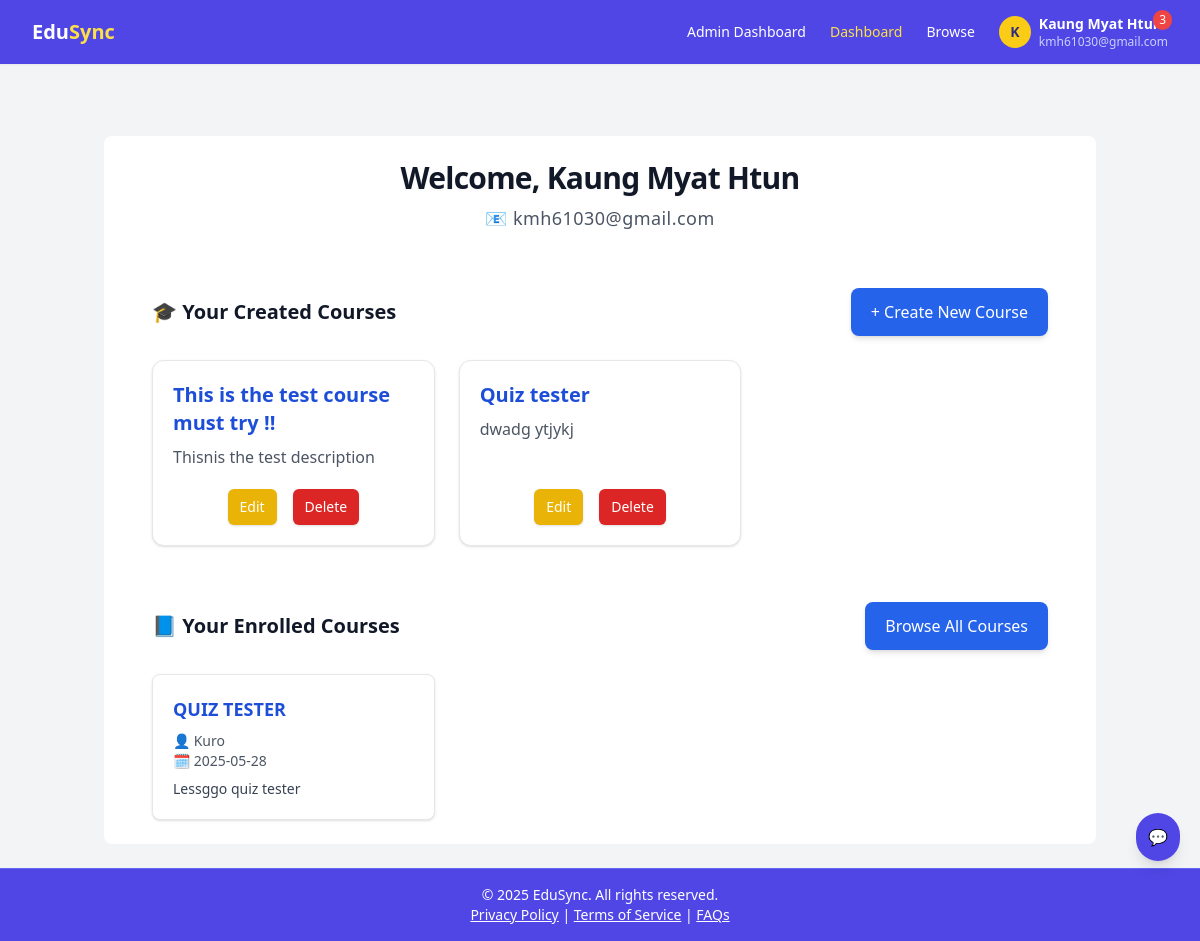
The app's page /dashboard/ (signed in), older data.
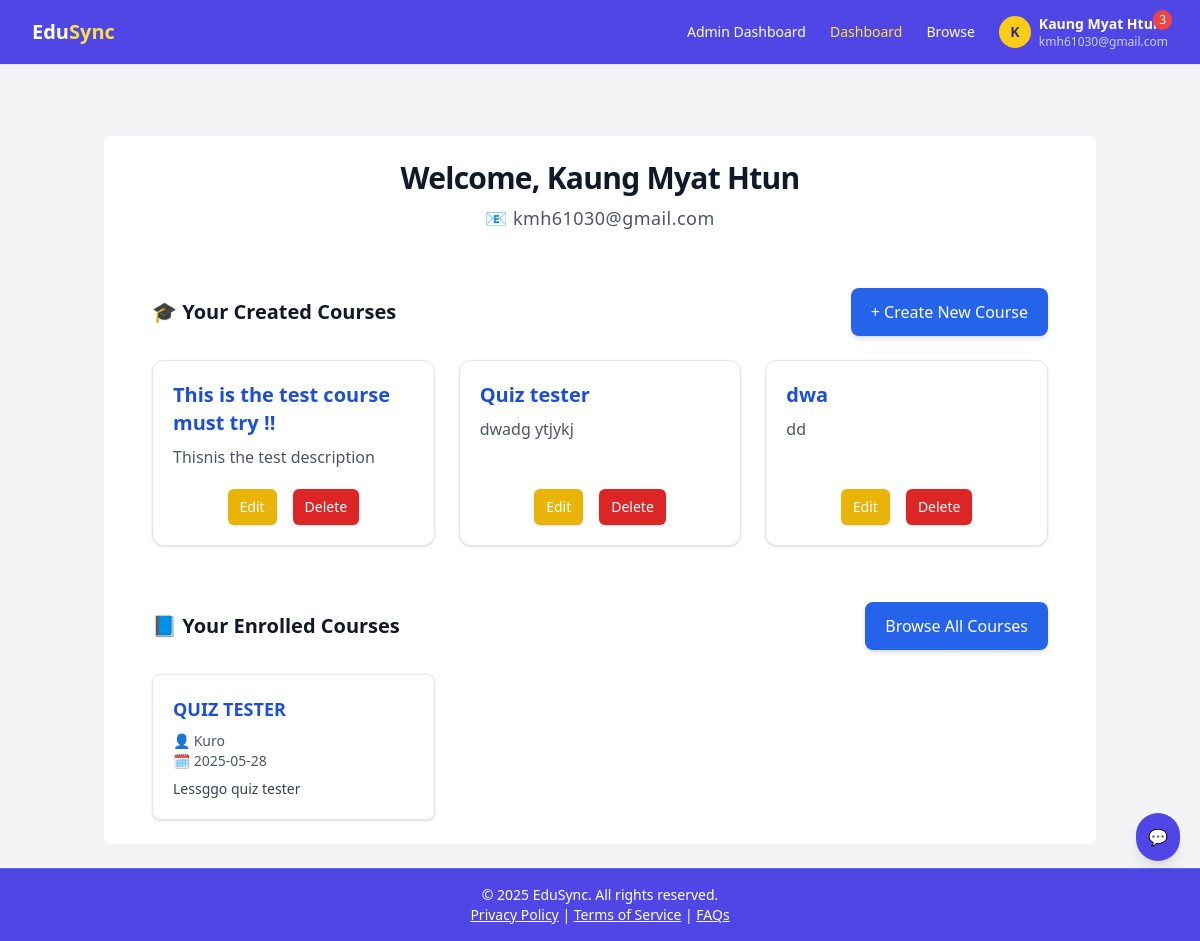
The same page, newer data.
### accounts/models.py (models this page shows, shortened)
class CustomUser(AbstractBaseUser, PermissionsMixin):
    email = models.EmailField(unique=True)
    full_name = models.CharField(max_length=255)
    profile_picture = models.ImageField(upload_to='profile_pictures/', blank=True, null=True)
    is_staff = models.BooleanField(default=False)
    is_active = models.BooleanField(default=True)
    date_joined = models.DateTimeField(default=timezone.now)
    timeout_until = models.DateTimeField(null=True, blank=True)
    is_email_verified = models.BooleanField(default=False)
    verification_sent_at = models.DateTimeField(null=True, blank=True)
    objects = CustomUserManager()
    USERNAME_FIELD = 'email'
    REQUIRED_FIELDS = ['full_name']

### courses/models.py (models this page shows, shortened)
class Course(models.Model):
    title = models.CharField(max_length=200)
    description = MarkdownxField()
    instructor = models.ForeignKey(settings.AUTH_USER_MODEL, on_delete=models.PROTECT, related_name='created_courses')
    created_at = models.DateTimeField(auto_now_add=True)
    enrolled_users = models.ManyToManyField(
        settings.AUTH_USER_MODEL,
        related_name='enrolled_courses',
        blank=True
    )
    is_approved = models.BooleanField(default=True)

### accounts/views.py (the view, shortened to what this page needs)
# urls.py: path('dashboard/', views.dashboard_view, name='dashboard'),
@login_required
def dashboard_view(request):
    user = request.user
    created_courses = Course.objects.filter(instructor=user).prefetch_related('enrolled_users', 'modules__lessons')
    enrolled_courses = user.enrolled_courses.exclude(instructor=user)
    unread_notifications_count = request.user.notifications.filter(is_read=False).count()
    course_data = []
    for course in created_courses:
        students = course.enrolled_users.all()
        lesson_ids = []
        for module in course.modules.all():
            lesson_ids.extend(module.lessons.values_list('id', flat=True))
        student_progress = {}
        course_data.append({
            'course': course,
            'student_progress': student_progress,
        })
    context = {
        'created_courses': created_courses,
        'enrolled_courses': enrolled_courses,
        'course_data': course_data,
        'unread_notifications_count': unread_notifications_count,
    }
    return render(request, 'accounts/dashboard.html', context)

### notifications/context_processors.py (called while the page is built)
def unread_notifications_count(request):
    if request.user.is_authenticated:
        count = Notification.objects.filter(recipient=request.user, is_read=False).count()
    else:
        count = 0
    return {'unread_notifications_count': count}

### templates/accounts/dashboard.html (shortened to what this page needs)
{% extends 'base.html' %}
{% load custom_tags %}
{% block content %}
<div class="max-w-6xl bg-white mx-auto px-6 py-6 rounded-lg sm:px-8 lg:px-12 mt-12 space-y-14">
  <div class="text-center">
    <h1 class="text-2xl md:text-3xl font-bold tracking-tight text-gray-900 drop-shadow-sm">
      Welcome, {{ request.user.get_full_name|default:request.user.full_name }}
    </h1>
    <p class="mt-2 text-base md:text-lg text-gray-600 tracking-wide">
      📧 {{ request.user.email }}
    </p>
  </div>
  <section>
    <div class="flex items-center justify-between mb-6 flex-wrap gap-4">
      <p class="text-xl md:text-xl font-semibold text-gray-900 flex items-center gap-2">
        🎓 Your Created Courses
      </p>
      <a href="{% url 'create_course' %}"
         class="inline-flex items-center bg-blue-600 text-white px-4 py-2 md:px-5 md:py-3 text-sm md:text-base font-medium rounded-lg shadow-md
                hover:bg-blue-700 focus:outline-none focus:ring-2 focus:ring-blue-500 focus:ring-offset-2 transition">
        + Create New Course
      </a>
    </div>
    {% if created_courses %}
      <div class="grid sm:grid-cols-2 lg:grid-cols-3 gap-6">
        {% for course in created_courses %}
          <div class="bg-white border border-gray-200 rounded-xl p-5 flex flex-col justify-between shadow hover:shadow-lg transition duration-300">
            <div>
              <a href="{% url 'course_detail' course.id %}"
                 class="text-xl md:text-xl font-semibold text-blue-700 hover:underline transition-colors duration-200">
                {{ course.title }}
              </a>
              <p class="text-gray-600 mt-2 text-sm md:text-base leading-relaxed">
                {{ course.description|truncatewords:15 }}
              </p>
            </div>
            <div class="mt-5 flex gap-4 justify-center flex-wrap">
              <a href="{% url 'edit_course' course.id %}"
                class="bg-yellow-500 text-white px-3 py-2 text-sm font-medium rounded-md shadow hover:bg-yellow-600 focus:outline-none focus:ring-2 focus:ring-yellow-400 transition">
                Edit
              </a>
              <form id="delete-form-{{ course.id }}" method="post" action="{% url 'delete_course' course.id %}" class="inline">
                <button type="button" onclick="confirmDelete({{ course.id }})"
                        class="bg-red-600 text-white px-3 py-2 text-sm font-medium rounded-md shadow hover:bg-red-700 focus:outline-none focus:ring-2 focus:ring-red-500 transition">
                  Delete
                </button>
              </form>
            </div>
          </div>
        {% endfor %}
      </div>
    {% else %}
      <p class="text-gray-500 italic text-center mt-6 text-base md:text-lg">You haven’t created any courses yet.</p>
    {% endif %}
  </section>
<section>
  <div class="flex items-center justify-between flex-wrap gap-4 mb-6">
    <h2 class="text-xl font-semibold text-gray-900 flex items-center gap-3 mb-0">
      📘 Your Enrolled Courses
    </h2>
    <a href="{% url 'browse_courses' %}"
       class="inline-flex items-center bg-blue-600 text-white px-4 py-2 md:px-5 md:py-3 text-sm md:text-base font-medium rounded-lg shadow-md
              hover:bg-blue-700 focus:outline-none focus:ring-2 focus:ring-blue-500 focus:ring-offset-2 transition">
      Browse All Courses
    </a>
  </div>
  {% if enrolled_courses %}
    <ul class="grid sm:grid-cols-2 lg:grid-cols-3 gap-6">
      {% for course in enrolled_courses %}
        <li>
          <a href="{% url 'course_detail' course.id %}"
             class="block border border-gray-200 p-5 rounded-lg shadow hover:shadow-md transition bg-white h-full hover:bg-gray-50">
            <div class="text-lg font-semibold text-blue-700 mb-2">
              {{ course.title }}
            </div>
            <p class="text-sm text-gray-600 mb-2">
              👤 {{ course.instructor.full_name }}<br>
              🗓️ {{ course.created_at|date:"Y-m-d" }}
            </p>
            <p class="text-gray-700 text-sm">
              {{ course.description|truncatewords_html:20|safe }}
            </p>
          </a>
        </li>
      {% endfor %}
    </ul>
  {% else %}
    <p class="text-gray-500 italic text-center text-lg">No enrolled courses yet.</p>
  {% endif %}
</section>
{% endblock %}

### templates/base.html (shortened to what this page needs)
<!DOCTYPE html>
<html lang="en">
<head>
  <script src="https://cdn.tailwindcss.com"></script>
</head>
<body class="bg-gray-100 min-h-screen flex flex-col">
<nav class="bg-indigo-600 shadow-sm sticky top-0 z-50">
  <div class="max-w-7xl mx-auto px-4 sm:px-6 lg:px-8">
    <div class="flex justify-between items-center h-16">
      <a href="{% url 'dashboard' %}" class="text-xl font-bold text-white">Edu<span class="text-yellow-300">Sync</span></a>
      <div class="hidden md:flex items-center space-x-6 text-sm font-medium">
        {% if user.is_authenticated %}
          {% if user.is_staff %}
            <a href="{% url 'admin_dashboard' %}" class="{% if request.path == '/admin/' %}text-yellow-300{% else %}text-white hover:text-indigo-200{% endif %} transition">
              Admin Dashboard
            </a>
          {% endif %}
          <a href="{% url 'dashboard' %}" class="{% if request.path == '/dashboard/' %}text-yellow-300{% else %}text-white hover:text-indigo-200{% endif %} transition">
            Dashboard
          </a>
          <a href="{% url 'browse_courses' %}" class="{% if request.path == '/browse/' %}text-yellow-300{% else %}text-white hover:text-indigo-200{% endif %} transition">
            Browse
          </a>
          <div class="relative flex items-center space-x-3">
            <button id="dropdownToggle" class="relative flex items-center space-x-2 focus:outline-none text-white">
              {% if user.profile_picture %}
                <img src="{{ user.profile_picture.url }}" alt="Profile" class="w-8 h-8 rounded-full border-2 border-white object-cover" />
              {% else %}
                <div class="w-8 h-8 bg-yellow-400 text-indigo-900 rounded-full flex items-center justify-center font-semibold">
                  {{ user.full_name|default:user.email|slice:":1"|upper }}
                </div>
              {% endif %}
              {% if unread_notifications_count > 0 %}
                <span class="absolute -top-1 -right-1 bg-red-500 text-white text-xs rounded-full px-1.5 py-0.5 animate-pulse">
                  {{ unread_notifications_count }}
                </span>
              {% endif %}
              <div class="flex flex-col text-left text-white">
                <span class="text-sm font-semibold truncate">{{ user.full_name }}</span>
                <span class="text-xs text-indigo-200 truncate">{{ user.email }}</span>
              </div>
            </button>
          </div>
        {% else %}
          <a href="{% url 'login' %}" class="text-white hover:text-indigo-200 transition">Login</a>
        {% endif %}
      </div>
    </div>
  </div>
</nav>
<main class="flex-grow max-w-5xl mx-auto px-4 py-6">
  {% block content %}
  {% endblock %}
</main>
<footer class="bg-indigo-600 border-t border-indigo-500 py-4 text-center text-sm text-white">
  &copy; {% now "Y" %} EduSync. All rights reserved.
  <br />
  <a href="{% url 'privacy_policy' %}" class="hover:text-indigo-200 underline">Privacy Policy</a> |
  <a href="{% url 'terms_of_service' %}" class="hover:text-indigo-200 underline">Terms of Service</a> |
  <a href="{% url 'faq' %}" class="hover:text-indigo-200 underline">FAQs</a>
</footer>
<div id="chatbot-container" class="fixed bottom-20 right-5 z-50">
  <button id="chatbot-toggle"
    class="bg-indigo-600 text-white p-3 rounded-full shadow-lg hover:bg-indigo-700 focus:outline-none disabled:opacity-50 disabled:cursor-not-allowed">
    💬
  </button>
</body>
</html>

Row changes from the older to the newer data that the page shows:
added Course: title "dwa", description "dd", shown under "Welcome, Kaung Myat Htun"
